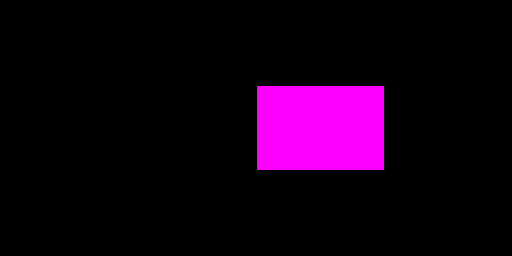
Frame 1 (no input)
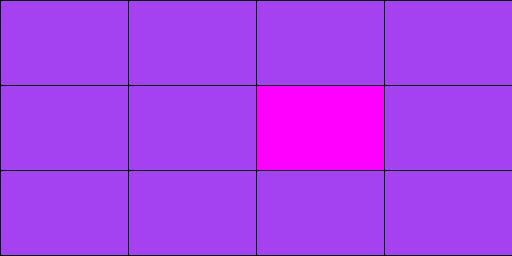
Frame 60 (the mouse pressed at the canvas centre just before this capture)
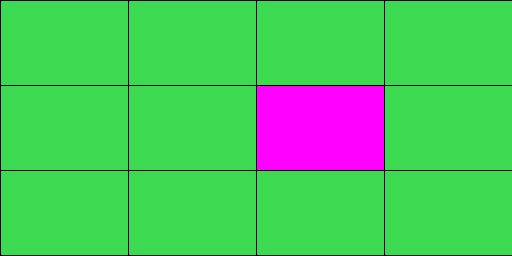
Frame 120 (the mouse held since frame 60 and released just before this capture)

The Processing sketch that drew these frames (run headless with seeded random() and noise(); from frame 60 on, the mouse is pressed at the canvas centre):

// Processing sketch: GridDrawingFunction
// ── GridDrawingFunction.pde
/*
 * Demonstrates how to create a grid rawing function
 */


//
//  Basic something to draw, by default a rectangle
//
class DrawableObject {

  float x, y;
  float w=10, h=10; //arbitrary values so we see something when this is drawn

  public void draw()
  {
    rectMode(CORNER);
    rect(x, y, w, h);
  }
}



// number of cells/objects to store in our array and draw
int OBJECTS_TO_DRAW = 14;

// grid properties
int COLS = 4;
// NOTE: rows will be calculated based on number of cols


// list of objects in our grid to draw
DrawableObject[] gridObjects = new DrawableObject[OBJECTS_TO_DRAW];

//
// SETUP ----------------------------------------------------------
//
void setup()
{
  size(512, 256);

  setupGridPositions(gridObjects, COLS);
}



//
// SETUP ----------------------------------------------------------
//

color f = 0;

void draw()
{
  if (frameCount % 60 == 0) f = color(random(255), random(255), random(255));

  // draw our cells
  for (int cell=0; cell < gridObjects.length; cell++)
  {
    // let's say that cell 6 (row 2 col 3) is always purple
    if ( cell == 6 ) {
      fill(255,0,255);
    }
    else
    {
      fill(f);
    }

    gridObjects[cell].draw();
  }

  //fill(f);
  //drawGridAt(mouseX, mouseY, gridObjects);
}


//----------------------------------------------------------------------
// update an array of grid cells based on the number of columns provided
//
void setupGridPositions( DrawableObject[] gridObjects, final int columns )
{
  int COL_WIDTH = width/columns; // setup width of columns
  final int NUM_ROWS = gridObjects.length/columns;
  int ROW_HEIGHT = height/NUM_ROWS;

  // position our cells in a 4x3 (4 col x 3 row) grid
  for (int cell=0; cell < gridObjects.length; cell++)
  {
    // figure out column & row for this cell

    // wrap around the number of elements per column
    int col = cell % COLS;

    // we want the smallest whole number that this index divides into to
    // get the row
    int row = cell/COLS;

    //print("col=" + col);
    //println(", row=" + row);

    // create new cell object and put in array
    DrawableObject cellObject = new DrawableObject();
    // set the cell's position based on row/col
    cellObject.x = COL_WIDTH*col;
    cellObject.y = ROW_HEIGHT*row;

    cellObject.w = COL_WIDTH;
    cellObject.h = ROW_HEIGHT;

    gridObjects[cell] = cellObject; // put it in the array
    //    println("x="+gridObjects[cell].x);
  }
}


//----------------------------------------------------------------------
// draw the grid at a specific position
// quite useless, but fun
//
void drawGridAt(int x, int y, DrawableObject[] gridObjects)
{
  pushMatrix();
  translate(x, y);
  // draw our cells
  for (int cell=0; cell < gridObjects.length; cell++)
  {
    gridObjects[cell].draw();
  }
  popMatrix();
}
